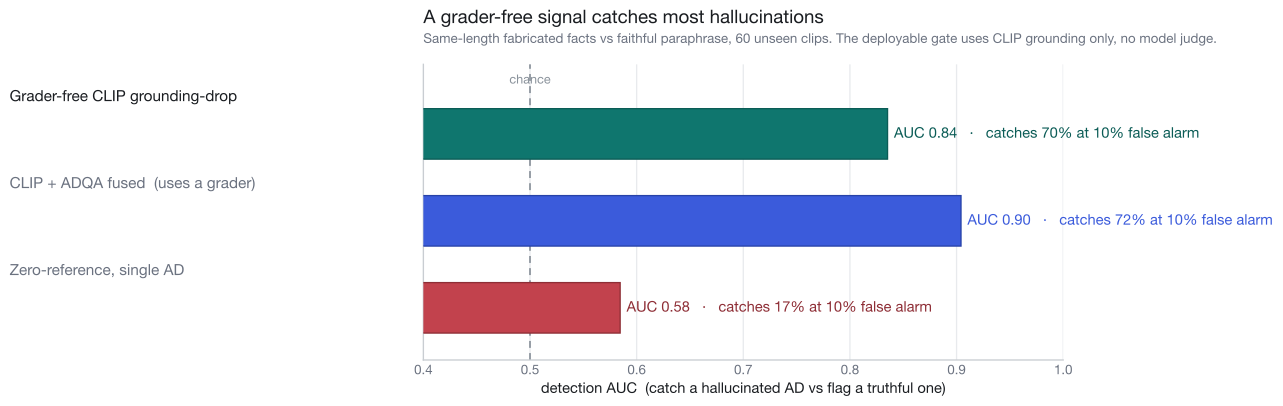

Recreate this plot in Python.
"""Fig 5 - hallucination gate, restyled as an AUC summary (reads gate_summary.json)."""
from __future__ import annotations

import json
import os

import scenetwin_style as st

HERE = os.path.dirname(os.path.abspath(__file__))
d = json.load(open(os.path.join(HERE, "..", "..", "cursor", "output", "gate_summary.json")))

# (label, json key, role)
ROWS = [
    ("Grader-free CLIP grounding-drop", "with_reference_clip_drop", "ours"),
    ("CLIP + ADQA fused  (uses a grader)", "with_reference_clip_plus_adqa", "vlm"),
    ("Zero-reference, single AD", "zero_reference_claim_gate", "danger"),
]
COLOR = {"ours": (st.OURS, st.OURS_HI), "vlm": (st.VLM, "#2742A8"), "danger": (st.DANGER, "#8E2E36")}

fig, ax = st.figure(w=8.6, h=4.0)
ax.grid(axis="x"); ax.grid(axis="y", visible=False)
st.style_axes(ax)

ys = list(range(len(ROWS)))[::-1]
for y, (label, key, role) in zip(ys, ROWS):
    g = d[key]
    auc = g["auc"]
    rec = g.get("recall_at_10pct_fpr")
    fc, ec = COLOR[role]
    ax.barh(y, auc, height=0.58, color=fc, edgecolor=ec, lw=1.0, zorder=3)
    note = f"AUC {auc:.2f}"
    if rec is not None:
        note += f"   ·   catches {rec*100:.0f}% at 10% false alarm"
    ax.text(auc + 0.006, y, note, va="center", ha="left", fontsize=11,
            fontweight="bold" if role == "ours" else "normal",
            color=ec if role != "vlm" else st.VLM)
    ax.text(0.012, y + 0.34, label, va="bottom", ha="left", fontsize=11.5,
            color=st.INK if role == "ours" else st.MUTE,
            fontweight="bold" if role == "ours" else "normal")

ax.axvline(0.5, color=st.NEUTRAL_D, ls=(0, (4, 3)), lw=1.3, zorder=2)
ax.text(0.5, len(ROWS) - 0.45, "chance", ha="center", va="bottom", fontsize=9.5, color=st.NEUTRAL_D)
ax.set_yticks([])
ax.set_xlim(0.4, 1.0)
ax.set_ylim(-0.6, len(ROWS) - 0.2)
ax.set_xlabel("detection AUC  (catch a hallucinated AD vs flag a truthful one)")

st.titles(ax,
          "A grader-free signal catches most hallucinations",
          "Same-length fabricated facts vs faithful paraphrase, 60 unseen clips. The "
          "deployable gate uses CLIP grounding only, no model judge.")
st.save(fig, "scenetwin_gate_v2")
